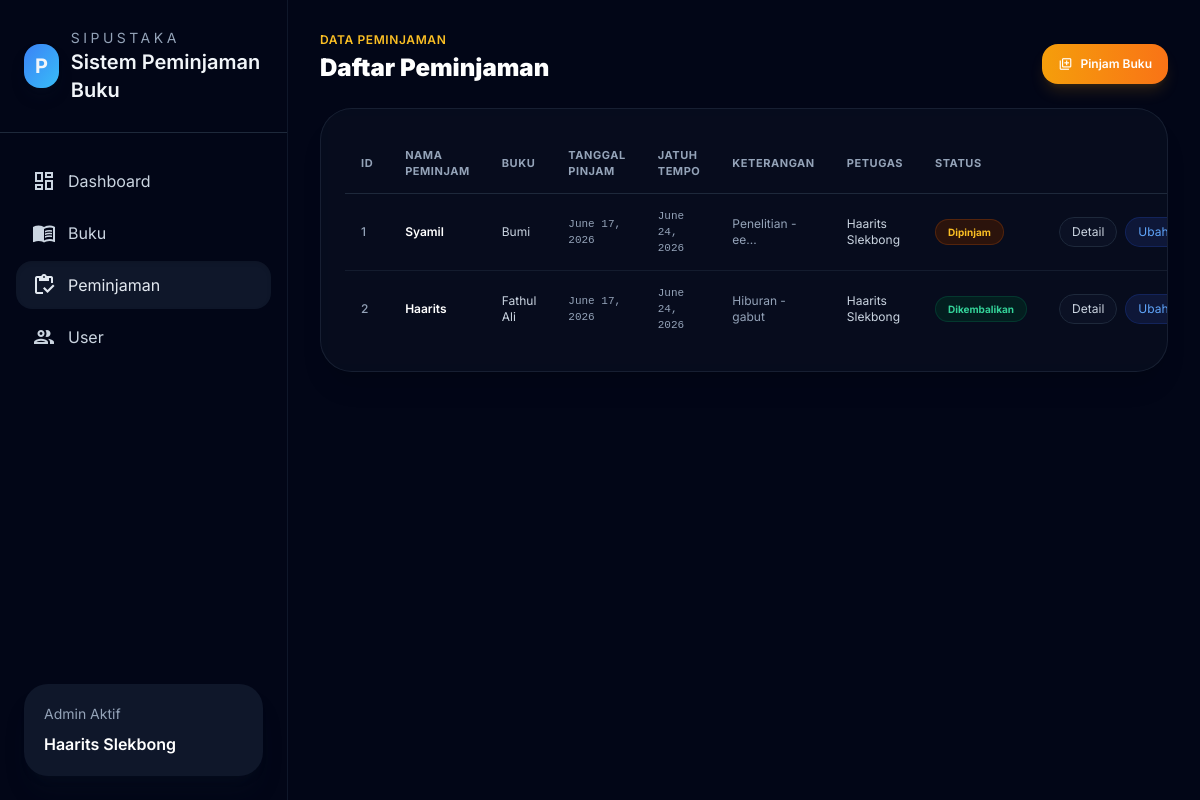
The app's page /peminjaman/ with its own data.
### perpustakaan/models.py (models this page shows, shortened)
class Peminjaman(models.Model):
    nama_peminjam = models.CharField(max_length=150)
    buku = models.CharField(max_length=255)
    tanggal_pinjam = models.DateField()
    jatuh_tempo = models.DateField()
    keterangan = models.TextField(blank=True)
    petugas = models.CharField(max_length=150)
    status = models.CharField(max_length=30, default='Dipinjam')

### perpustakaan/views.py (the view)
# urls.py: path('peminjaman/', views.list_peminjam, name='list_peminjam'),
def list_peminjam(request):
    peminjaman_list = Peminjaman.objects.all().order_by('-id')
    return render(request, 'peminjaman/list.html', {
        'peminjaman_list': peminjaman_list,
    })

### perpustakaan/templates/peminjaman/list.html
{% extends 'nav.html' %} {% block title %} Peminjaman - Sistem Peminjaman Buku SIPUSTAKA {% endblock %} {% block content %}
<div class="flex flex-col gap-6 text-sm">
  <div class="flex flex-col gap-4 md:flex-row md:items-end md:justify-between">
    <div>
      <p class="text-xs uppercase tracking-wider text-amber-400 font-semibold mb-1">DATA PEMINJAMAN</p>
      <h1 class="text-2xl font-black text-white">Daftar Peminjaman</h1>
    </div>
    <a href="{% url 'tambah_peminjam' %}"
      class="inline-flex items-center gap-2 rounded-2xl bg-gradient-to-r from-amber-500 to-orange-500 text-white text-xs px-4 py-2.5 shadow-lg shadow-amber-500/15 hover:shadow-amber-500/25 transition duration-300 font-semibold">
      <span class="material-icons-outlined text-sm">library_add</span>
      Pinjam Buku
    </a>
  </div>
  <div class="rounded-[2rem] bg-slate-900/40 border border-slate-800/70 p-6 backdrop-blur-md shadow-xl overflow-x-auto">
    <table class="min-w-full text-left text-xs">
      <thead class="border-b border-slate-800 text-slate-400 text-[11px] uppercase tracking-wider font-semibold">
        <tr>
          <th class="py-3.5 px-4">ID</th>
          <th class="py-3.5 px-4">Nama Peminjam</th>
          <th class="py-3.5 px-4">Buku</th>
          <th class="py-3.5 px-4">Tanggal Pinjam</th>
          <th class="py-3.5 px-4">Jatuh Tempo</th>
          <th class="py-3.5 px-4">Keterangan</th>
          <th class="py-3.5 px-4">Petugas</th>
          <th class="py-3.5 px-4">Status</th>
          <th class="py-3.5 px-4 text-right">Aksi</th>
        </tr>
      </thead>
      <tbody id="peminjaman-table" class="divide-y divide-slate-800/60">
        {% for pinjam in peminjaman_list %}
        <tr class="hover:bg-slate-900/20 transition-colors duration-200">
          <td class="py-3.5 px-4 text-slate-400 font-medium">{{ forloop.counter }}</td>
          <td class="py-3.5 px-4 text-white font-semibold">{{ pinjam.nama_peminjam }}</td>
          <td class="py-3.5 px-4 text-slate-300">{{ pinjam.buku }}</td>
          <td class="py-3.5 px-4 text-slate-400 font-mono text-[11px]">{{ pinjam.tanggal_pinjam }}</td>
          <td class="py-3.5 px-4 text-slate-400 font-mono text-[11px]">{{ pinjam.jatuh_tempo }}</td>
          <td class="py-3.5 px-4 max-w-xs text-slate-400">{{ pinjam.keterangan|default:"-" }}</td>
          <td class="py-3.5 px-4 text-slate-300">{{ pinjam.petugas }}</td>
          <td class="py-3.5 px-4">
            {% if pinjam.status == 'Dikembalikan' %}
            <span class="inline-block rounded-full bg-emerald-950/60 border border-emerald-800/40 text-emerald-400 px-3 py-1 text-[10px] font-bold">{{ pinjam.status }}</span>
            {% else %}
            <span class="inline-block rounded-full bg-amber-950/60 border border-amber-800/40 text-amber-400 px-3 py-1 text-[10px] font-bold">{{ pinjam.status }}</span>
            {% endif %}
          </td>
          <td class="py-3.5 px-4 text-right whitespace-nowrap">
            <div class="inline-flex items-center gap-2">
              <a href="{% url 'detail_peminjam' pinjam.id %}"
                class="rounded-full border border-slate-800 bg-slate-900/60 px-3 py-1.5 text-xs text-slate-300 hover:bg-slate-800 hover:text-white transition duration-200">Detail</a>
              <a href="{% url 'ubah_status' pinjam.id %}"
                class="rounded-full bg-blue-950/50 border border-blue-800/30 px-3 py-1.5 text-xs text-blue-400 hover:bg-blue-900/60 hover:text-white transition duration-200">Ubah Status</a>
            </div>
          </td>
        </tr>
        {% empty %}
        <tr>
          <td colspan="9" class="py-8 text-center text-slate-500 text-xs">Tidak ada data peminjaman.</td>
        </tr>
        {% endfor %}
      </tbody>
    </table>
  </div>
</div>
{% endblock %}

### perpustakaan/templates/nav.html (style rules this page uses)
body { font-family: Inter, ui-sans-serif, system-ui, -apple-system, BlinkMacSystemFont, "Segoe UI", sans-serif; }

### records on screen
Peminjaman: nama_peminjam "Syamil", buku "Bumi", tanggal_pinjam "June 17, 2026", jatuh_tempo "June 24, 2026", keterangan "Penelitian - ee...", petugas "Haarits Slekbong", status "Dipinjam"
Peminjaman: nama_peminjam "Haarits", buku "Fathul Ali", tanggal_pinjam "June 17, 2026", jatuh_tempo "June 24, 2026", keterangan "Hiburan - gabut", petugas "Haarits Slekbong", status "Dikembalikan"
